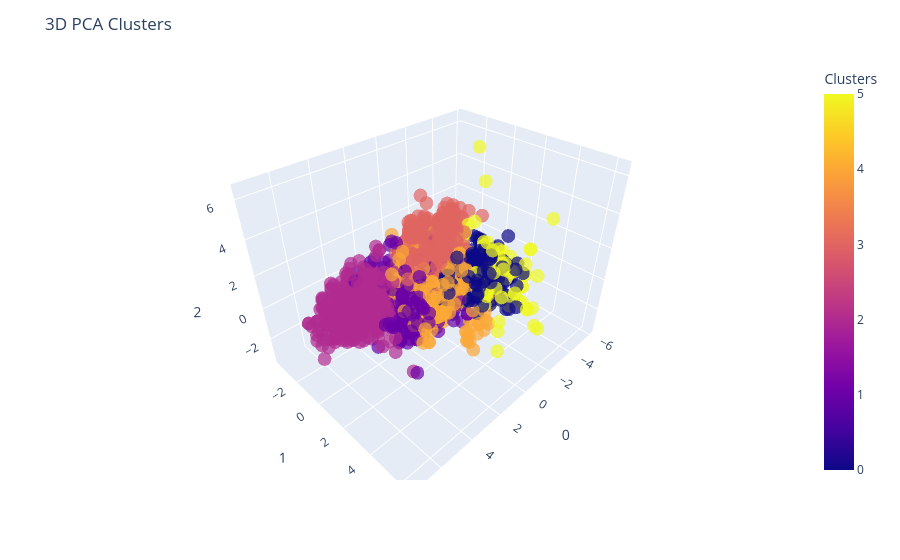

Notebook code for this chart:
### Code cell
import plotly.express as px

fig = px.scatter_3d(PCA_ds, x=0, y=1, z=2, color="Clusters", opacity=0.7)
fig.update_layout(title="3D PCA Clusters")
fig.show()

### Figure 1 — Plotly figure (JSON) as saved in the notebook; plotly's stock layout.template omitted (floating-point values rounded to 4 significant figures; data arrays with more than 128 entries replaced by an {"elided": "..."} marker saying what was removed)
{"data": [{"hovertemplate": "0=%{x}<br>1=%{y}<br>2=%{z}<br>Clusters=%{marker.color}<extra></extra>", "legendgroup": "", "marker": {"color": {"elided": "2212 int values"}, "coloraxis": "coloraxis", "opacity": 0.7, "symbol": "circle"}, "mode": "markers", "name": "", "scene": "scene", "showlegend": false, "type": "scatter3d", "x": {"elided": "2212 float values"}, "y": {"elided": "2212 float values"}, "z": {"elided": "2212 float values"}}], "layout": {"coloraxis": {"colorbar": {"title": {"text": "Clusters"}}, "colorscale": [[0, "#0d0887"], [0.1111, "#46039f"], [0.2222, "#7201a8"], [0.3333, "#9c179e"], [0.4444, "#bd3786"], [0.5556, "#d8576b"], [0.6667, "#ed7953"], [0.7778, "#fb9f3a"], [0.8889, "#fdca26"], [1, "#f0f921"]]}, "legend": {"tracegroupgap": 0}, "margin": {"t": 60}, "scene": {"domain": {"x": [0, 1], "y": [0, 1]}, "xaxis": {"title": {"text": "0"}}, "yaxis": {"title": {"text": "1"}}, "zaxis": {"title": {"text": "2"}}}, "title": {"text": "3D PCA Clusters"}}}
